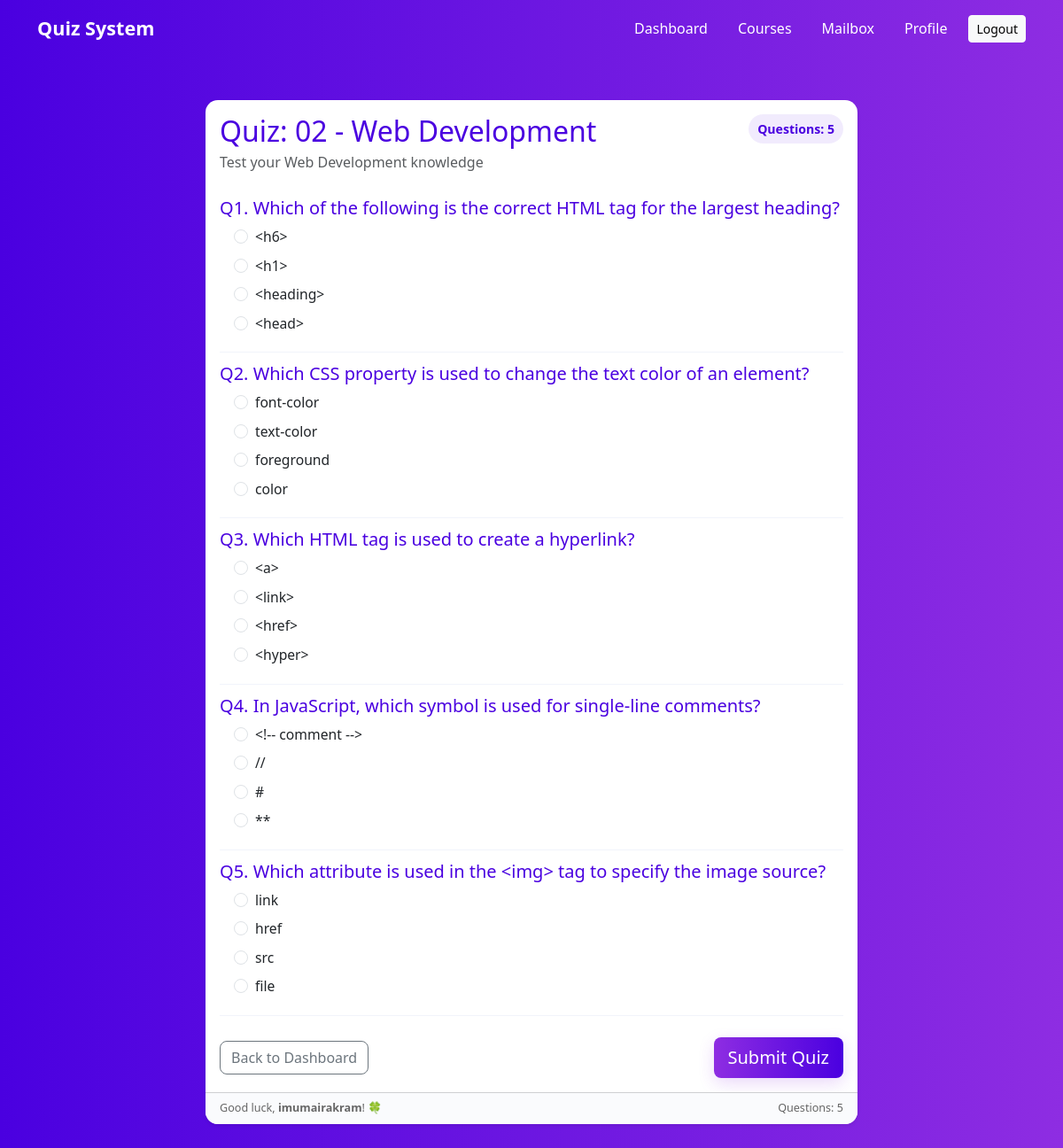
/2/ (signed in), run on the app's committed database.
### quizzes/models.py (models this page shows, shortened)
class Quiz(models.Model):
    title = models.CharField(max_length=255)
    description = models.TextField(blank=True, null=True)
    created_at = models.DateTimeField(auto_now_add=True)

class Question(models.Model):
    quiz = models.ForeignKey(Quiz, on_delete=models.CASCADE, related_name='questions')
    question_text = models.CharField(max_length=500)

class Option(models.Model):
    question = models.ForeignKey(Question, on_delete=models.CASCADE, related_name='options')
    option_text = models.CharField(max_length=255)
    is_correct = models.BooleanField(default=False)

### quizzes/views.py (the view)
# urls.py: path('<int:quiz_id>/', views.quiz_detail, name='quiz_detail'),
@login_required
def quiz_detail(request, quiz_id):
    quiz = get_object_or_404(Quiz, id=quiz_id)
    return render(request, 'quizzes/quiz_detail.html', {'quiz': quiz})

### templates/quizzes/quiz_detail.html (shortened to what this page needs)
{% load static %}
<!DOCTYPE html>
<html lang="en">
<head>
  <link href="https://cdn.jsdelivr.net/npm/bootstrap@5.3.0/dist/css/bootstrap.min.css" rel="stylesheet">
</head>
<body>
  <nav class="navbar navbar-expand-lg">
    <div class="container">
      <a class="navbar-brand" href="{% url 'dashboard' %}">Quiz System</a>
      <div class="collapse navbar-collapse justify-content-end" id="navCollapse">
        <ul class="navbar-nav align-items-center">
          <li class="nav-item"><a class="nav-link active" href="{% url 'dashboard' %}">Dashboard</a></li>
          <li class="nav-item"><a class="nav-link" href="#">Courses</a></li>
          <li class="nav-item"><a class="nav-link" href="#">Mailbox</a></li>
          <li class="nav-item"><a class="nav-link" href="#">Profile</a></li>
          <li class="nav-item"><a class="btn btn-light btn-sm ms-3" href="#">Logout</a></li>
        </ul>
      </div>
    </div>
  </nav>
  <div class="container my-5">
    <div class="row justify-content-center">
      <div class="col-lg-8">
        <div class="card quiz-card shadow-sm">
          <div class="card-body">
            <div class="d-flex justify-content-between align-items-start mb-3">
              <div>
                <h2 class="mb-1">{{ quiz.title }}</h2>
                <p class="text-muted mb-0">{{ quiz.description }}</p>
              </div>
              <div class="text-end">
                <div class="badge-questions">Questions: {{ quiz.questions.count }}</div>
              </div>
            </div>
            <form method="POST" action="{% url 'submit_quiz' quiz.id %}">
              {% for question in quiz.questions.all %}
                <div class="question-block" id="q{{ forloop.counter }}">
                  <h5 class="mb-2">Q{{ forloop.counter }}. {{ question.question_text }}</h5>
                  <div class="ms-3">
                    {% for option in question.options.all %}
                      <div class="form-check mb-2">
                        <input class="form-check-input" type="radio"
                               name="{{ question.id }}"
                               id="opt{{ option.id }}"
                               value="{{ option.id }}">
                        <label class="form-check-label" for="opt{{ option.id }}">
                          {{ option.option_text }}
                        </label>
                      </div>
                    {% endfor %}
                  </div>
                </div>
              {% endfor %}
              <div class="d-flex justify-content-between align-items-center mt-4">
                <a href="{% url 'dashboard' %}" class="btn btn-outline-secondary">Back to Dashboard</a>
                <button type="submit" class="btn btn-primary custom btn-lg">Submit Quiz</button>
              </div>
            </form>
          </div>
          <div class="card-footer d-flex justify-content-between">
            <small>Good luck, <strong>{{ user.username }}</strong>! 🍀</small>
            <small>Questions: {{ quiz.questions.count }}</small>
          </div>
        </div>
      </div>
    </div>
  </div>
</body>
</html>

### templates/quizzes/quiz_detail.html (style rules this page uses)
:root { --primary-1: #8e2de2; --primary-2: #4a00e0; --card-radius: 14px; }
body { margin: 0; font-family: 'Segoe UI', Tahoma, Geneva, Verdana, sans-serif; background: linear-gradient(90deg, #4a00e0, #8e2de2); min-height: 100vh; color: #333; }
.navbar { background: linear-gradient(90deg, var(--primary-2), var(--primary-1)); padding: 0.7rem 1rem; }
.navbar-brand { font-weight: 700; color: #fff !important; font-size: 1.35rem; }
.nav-link { color: #fff !important; margin-left: 18px; }
.quiz-card { border: none; border-radius: var(--card-radius); overflow: hidden; transition: transform .25s ease, box-shadow .25s ease; }
.card-body h2, .card-body h5 { color: var(--primary-2); }
.btn-primary.custom { background: linear-gradient(90deg, var(--primary-1), var(--primary-2)); border: none; box-shadow: 0 6px 18px rgba(142,45,226,0.18); transition: transform .15s ease; }
.btn-outline-secondary { border-radius: 8px; }
.question-block { padding: 12px 0; border-bottom: 1px solid #f1f4fb; }
.form-check-label { font-size: 0.98rem; }
.badge-questions { background: rgba(74,0,224,0.08); color: var(--primary-2); border-radius: 999px; padding: 6px 10px; font-weight: 600; font-size: 0.88rem; }
.card-footer { background: #fafbfd; font-size: 0.9rem; color: #666; }

### data on the page
Quiz: title "Quiz: 02 - Web Development", description "Test your Web Development knowledge", questions.count "5"
Question: question_text "Which of the following is the correct HTML tag for the largest heading?"
Option: option_text "<h6>"
Option: option_text "<h1>"
Option: option_text "<heading>"
Option: option_text "<head>"
Question: question_text "Which CSS property is used to change the text color of an element?"
Option: option_text "font-color"
Option: option_text "text-color"
Option: option_text "foreground"
Option: option_text "color"
Question: question_text "Which HTML tag is used to create a hyperlink?"
Option: option_text "<a>"
Option: option_text "<link>"
Option: option_text "<href>"
Option: option_text "<hyper>"
Question: question_text "In JavaScript, which symbol is used for single-line comments?"
Option: option_text "<!-- comment -->"
Option: option_text "//"
Option: option_text "#"
Option: option_text "**"
Question: question_text "Which attribute is used in the <img> tag to specify the image source?"
Option: option_text "link"
Option: option_text "href"
Option: option_text "src"
Option: option_text "file"

### other printed values
{{ user.username }} "imumairakram"
